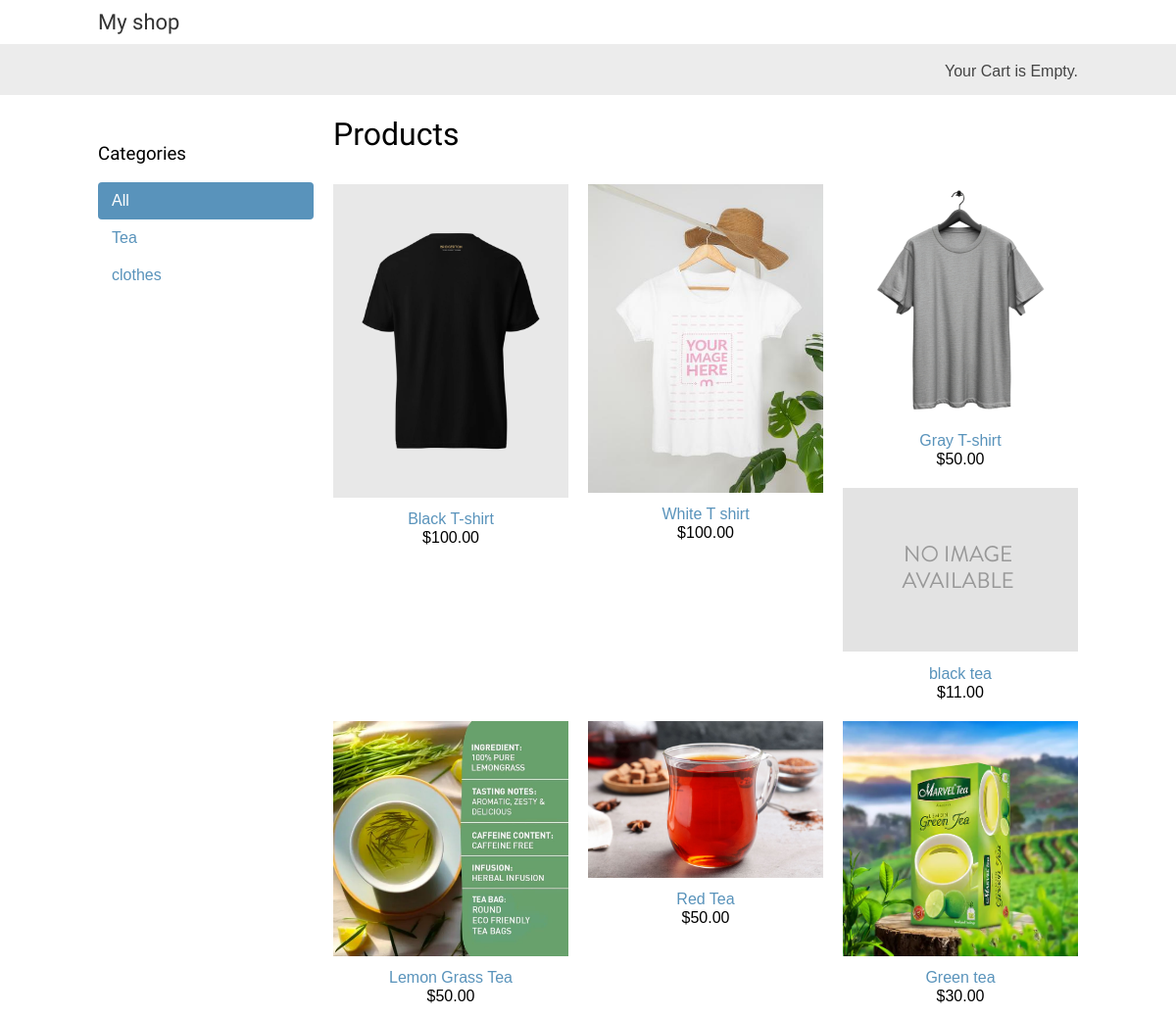
The page / on the database its author committed.
### shop/models.py (models this page shows, shortened)
class Category(models.Model):
    name = models.CharField(max_length=200)
    slug = models.SlugField(max_length=200, unique=True)
    class Meta:
        ordering = ['name']
        indexes =[
            models.Index(fields=['name']),
        ]
        verbose_name = 'category'
        verbose_name_plural = 'categories'
    def get_absolute_url(self):
        return reverse(
            'shop:product_list_by_category', args=[self.slug]
        )

class Product(models.Model):
    category = models.ForeignKey(
        Category,
        related_name='products',
        on_delete=models.CASCADE
    )
    name = models.CharField(max_length=200)
    slug = models.SlugField(max_length=200, unique=True)
    image = models.ImageField(
        upload_to='products/%Y/%m/%d',
        blank=True,
    )
    description = models.TextField(blank=True)
    price = models.DecimalField(max_digits=10, decimal_places=2)
    available = models.BooleanField(default=True)
    created = models.DateTimeField(auto_now_add=True)
    updated = models.DateTimeField(auto_now=True)
    class Meta:
        ordering = ['-created']
        indexes = [
            models.Index(fields=['id', 'slug']),
            models.Index(fields=['name']),
            models.Index(fields=['-created']),
        ]
    def get_absolute_url(self):
        return reverse('shop:product_detail', args=[self.id, self.slug])

### shop/views.py (the view)
# urls.py: path('', views.product_list, name='product_list'),
def product_list(request, category_slug=None):
    category = None
    categories = Category.objects.all()
    products = Product.objects.filter(available=True)
    if category_slug:
        category = get_object_or_404(Category,slug=category_slug)
        products = products.filter(category=category)
    return render(
        request,
        'shop/product/list.html',
        {
            'category': category,
            'categories': categories,
            'products': products,
        }
    )

### cart/cart.py (called while the page is built)
    def __len__(self):
        print(f'length of cart: {len(self.cart)} products')
        return sum(item['quantity'] for item in self.cart.values())

### cart/context_processors.py (called while the page is built)
def cart(request):
    return {'cart': Cart(request)}

### shop/templates/shop/product/list.html (shortened to what this page needs)
{% extends "shop/base.html" %}
{% load static %}
{% block content %}
    <div id="sidebar">
        <h3>Categories</h3>
        <ul>
            <li {% if not category %}class="selected"{% endif %}>
                <a href="{% url 'shop:product_list' %}">All</a>
            </li>
            {% for c in categories %}
                <li {% if category.slug == c.slug %}class="selected" {% endif %}>
                    <a href="{{ c.get_absolute_url }}">{{ c.name }}</a>
                </li>
            {% endfor %}
        </ul>
    </div>
    <div id="main" class="product-list">
        <h1>{% if category %}{{ category.name }}{% else %}Products{% endif %}</h1>
        {% for product in products %}
            <div class="item">
                <a href="{{ product.get_absolute_url }}">
                    <img src="{% if product.image %}{{ product.image.url }}{% else %}
{% static "img/no_image.png" %}{% endif %}">
                </a>
                <a href="{{ product.get_absolute_url }}">{{ product.name }}</a>
                <br>
                ${{ product.price }}
            </div>
        {% endfor %}
    </div>
{% endblock %}

### shop/static/css/base.css (style rules this page uses)
body { margin:0; padding:0; font-family:helvetica, sans-serif; }
h1, h2, h3, h4, h5 , h6 { font-family: 'Ubuntu', sans-serif; font-weight:normal; }
a { text-decoration:none; color:#5993bb; }
#sidebar { width:220px; padding:30px 20px 0 0; float:left; }
#sidebar ul { margin:0; padding:0; }
#sidebar ul li { margin:0; list-style:none; padding:10px 14px; }
#sidebar ul li a { display:block; }
#sidebar ul li.selected { background:#5993bb; border-radius:4px; }
#sidebar ul li.selected a { color:#fff; }
#main { float:left; width: 96%; margin-right:-220px; overflow:hidden; }
.product-list .item { width:25%; padding:10px 20px 10px 0; float:left; text-align:center; line-height:1.2; }
.product-list .item img { width:100%; height:auto; margin-bottom:8px; }

### rows shown on the page
Category: name "Tea"
Category: name "clothes"
Product: image (picture), name "Black T-shirt", price "100.00"
Product: image (picture), name "White T shirt", price "100.00"
Product: image (picture), name "Gray T-shirt", price "50.00"
Product: name "black tea", price "11.00"
Product: image (picture), name "Lemon Grass Tea", price "50.00"
Product: image (picture), name "Red Tea", price "50.00"
Product: image (picture), name "Green tea", price "30.00"
